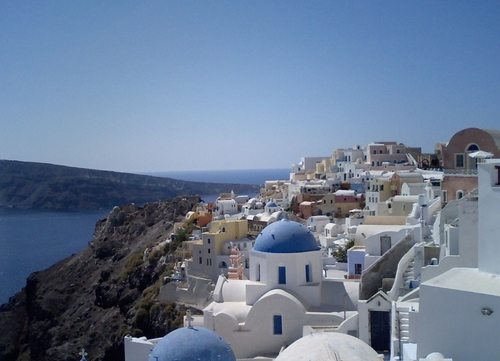
#> input picture data/sample.jpg, 500 x 361 px
$ python cv_image.py
#> lines starting #> are read from the running program, lines starting #| are printed output that depends on the picture; after the words box and inside, x2 and y2 are one past the last pixel; in counts of white or black regions, pixels touching at a corner belong together
### py/mycvmod.py
#!/usr/bin/env python
# -*- coding: utf-8 -*-

import cv2

class MyCv():
    def __init__(self):
        pass

    def hconcat(self, img_list, itp=cv2.INTER_CUBIC):
        l = []
        for i in img_list:
            if len(i.shape) == 3:
                l.append(i)
            else:
                bgr = cv2.cvtColor(i, cv2.COLOR_GRAY2BGR)
                l.append(bgr)
        h_min = min(i.shape[0] for i in l)
        img_list_resize = [cv2.resize(i, (int(i.shape[1] * h_min / i.shape[0]), h_min), interpolation=itp) for i in l]
        return cv2.hconcat(img_list_resize)

    def vconcat(self, img_list, itp=cv2.INTER_CUBIC):
        w_min = min(i.shape[1] for i in img_list)
        img_list_resize = [cv2.resize(i, (w_min, int(i.shape[0] * w_min / i.shape[1])), interpolation=itp) for i in img_list]
        return cv2.vconcat(img_list_resize)

    def tile(self, img_list_2d, itp=cv2.INTER_CUBIC):
        img_list_v = [self.hconcat(img_list_h, itp) for img_list_h in img_list_2d]
        return self.vconcat(img_list_v, itp)

### py/cv_image.py
#!/usr/bin/env python
# -*- coding: utf-8 -*-
# *memo_py.cv2*

import sys
import cv2
import numpy as np
import mycvmod

def f_image(fname):
#> called with fname = '../data/sample.jpg'
    img = cv2.imread(fname)
#> img is the input picture: shape (361, 500, 3); mean B, G, R 148, 123.1, 105.6
    if len(img.shape) == 3:
        height, width, channels = img.shape[:3]
#> height = 361; width = 500; channels = 3
    else:
        height, width = img.shape[:2]
        channels = 1
    print("shape={}".format(img.shape))
#| shape=(361, 500, 3)
    print("height={}".format(height))
#| height=361
    print("width={}".format(width))
#| width=500
    print("channels={}".format(channels))
#| channels=3
    print("dtype={}".format(img.dtype))
#| dtype=uint8
    print("type={}".format(type(img)))
#| type=<class 'numpy.ndarray'>

def f_resize(fname):
#> called with fname = '../data/sample.jpg'
    img = cv2.imread(fname)
    h = img.shape[0]
#> h = 361
    w = img.shape[1]
#> w = 500
    print("h, w={}, {}".format(h, w))
#| h, w=361, 500
    img2 = cv2.resize(img, (int(0.5*w), int(0.5*h)))
    cv2.imshow("resize", img2)

def f_blur(fname):
#> called with fname = '../data/sample.jpg'
    img = cv2.imread(fname)
    img_blur = cv2.blur(img, (7, 7))
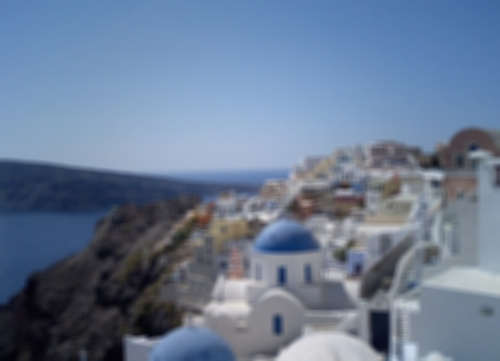
#> img_blur: shape (361, 500, 3); mean B, G, R 148, 123.1, 105.6
    img_gauss = cv2.GaussianBlur(img, (7, 7), 0)
    img_median = cv2.medianBlur(img, 7)
    img_bf = cv2.bilateralFilter(img, 9, 75, 75)
    img_out = img - img_gauss
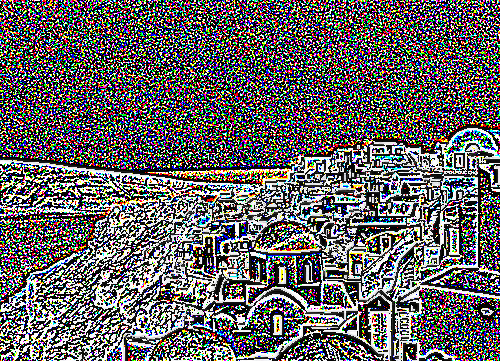
#> img_out: shape (361, 500, 3); mean B, G, R 100.9, 99.6, 102.4
    img_edge = cv2.Canny(img, 100, 200)
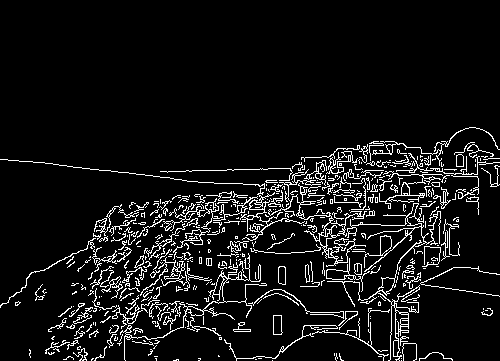
#> img_edge: shape (361, 500); 7.9% white in thin lines or dots, all inside (x1, y1, x2, y2) = (0, 127, 500, 361)

    mycv = mycvmod.MyCv()
    img_all = mycv.tile([
        [img, img_blur, img_gauss],
        [img_median, img_bf, img_edge]
        ])
#> call 2 of hconcat, with itp = 2
#> after the loop in hconcat (call 2), `for i in img_list:`: l = 3 items
#> in hconcat (call 2), `h_min = min(i.shape[0] for i in l)`: h_min = 361
#> in hconcat (call 2), `img_list_resize = [cv2.resize(i, (int(i.shape[1] * h_min / i.shape[0])..`: img_list_resize = 3 items
#> in hconcat (call 2), `return cv2.hconcat(img_list_resize)`:
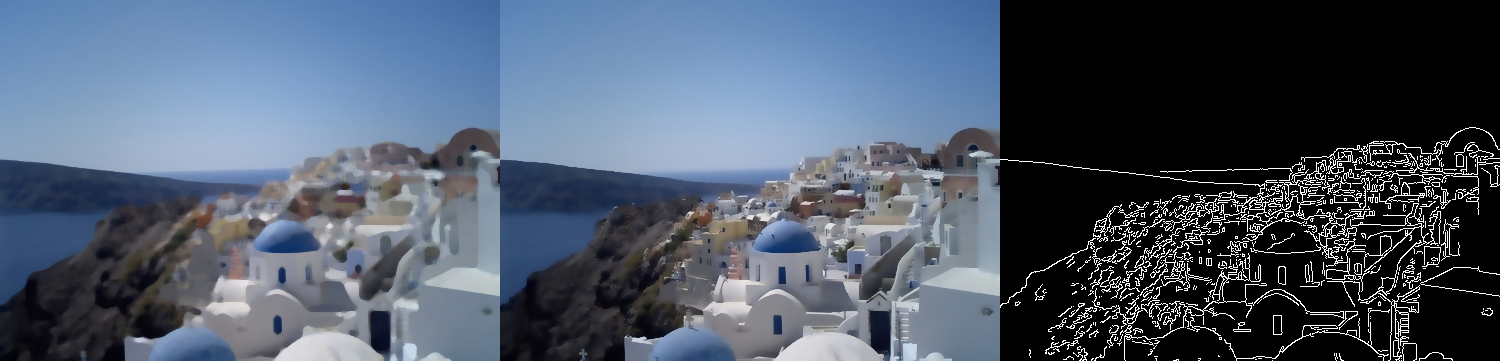
#> returned value: shape (361, 1500, 3); mean of channels 0, 1, 2 105.2, 88.7, 77.1; drawn as B, G, R
#> in tile, `img_list_v = [self.hconcat(img_list_h, itp) for img_list_h in img_list..`: img_list_v = 2 items
#> in vconcat, `w_min = min(i.shape[1] for i in img_list)`: w_min = 1500
#> in vconcat, `img_list_resize = [cv2.resize(i, (w_min, int(i.shape[0] * w_min / i.sh..`: img_list_resize = 2 items
#> in vconcat, `return cv2.vconcat(img_list_resize)`:
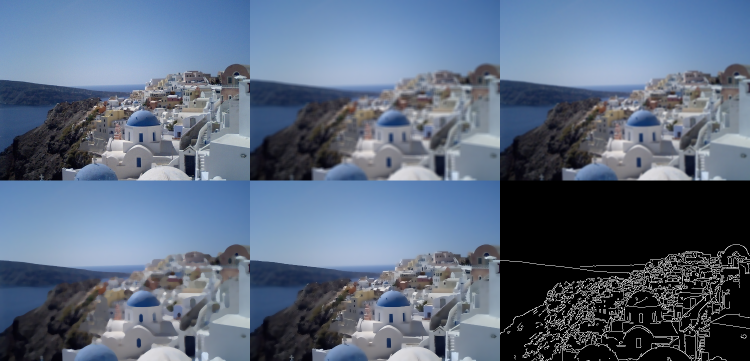
#> returned value: shape (722, 1500, 3) (shown at 1/2 size); mean of channels 0, 1, 2 126.6, 105.9, 91.4; drawn as B, G, R
    cv2.imwrite("_img_all.jpg", img_all)
    cv2.imshow("all", img_all)

def f_cvt(fname):
#> called with fname = '../data/sample.jpg'
    img = cv2.imread(fname)
    img_rgb = cv2.cvtColor(img, cv2.COLOR_BGR2RGB)
    img_lab = cv2.cvtColor(img, cv2.COLOR_BGR2LAB)
#> img_lab: shape (361, 500, 3); mean of channels 0, 1, 2 128.9, 128.4, 112.8
    img_gray = cv2.cvtColor(img, cv2.COLOR_BGR2GRAY)
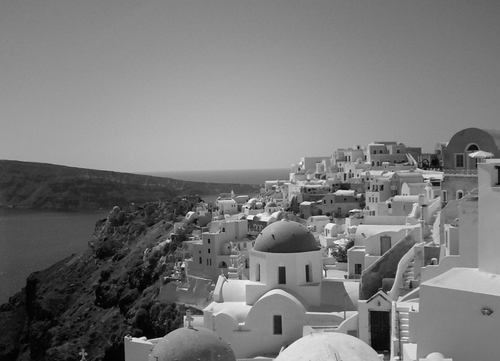
#> img_gray: shape (361, 500); min 1, max 253, mean 120.7

    mycv = mycvmod.MyCv()
    img_cvt = mycv.tile([
        [img_rgb, img_lab, img_gray]
        ])
#> call 3 of hconcat, with itp = 2
#> in hconcat (call 3), `return cv2.hconcat(img_list_resize)`:
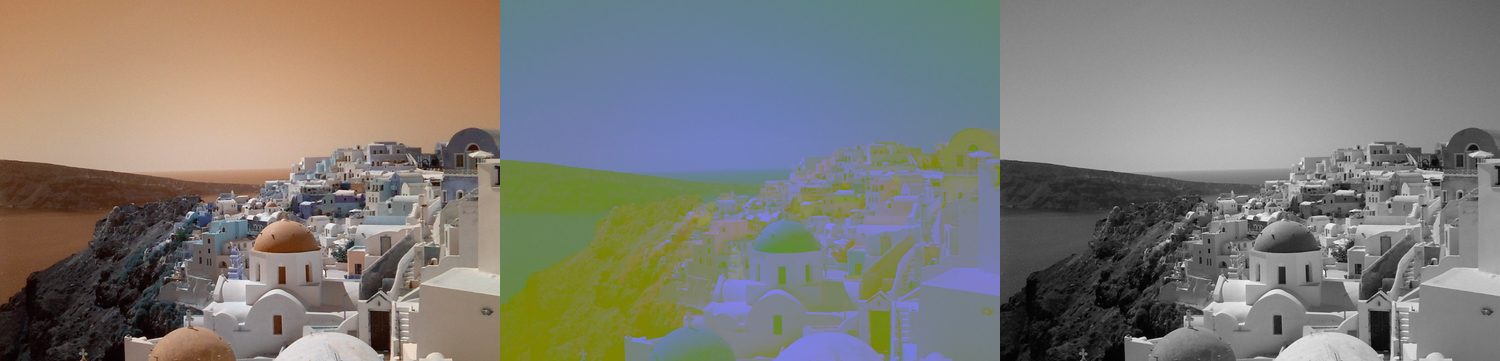
#> returned value: shape (361, 1500, 3); mean of channels 0, 1, 2 118.4, 124.1, 127.2; drawn as B, G, R
    cv2.imshow("cvt", img_cvt)

def f_np(fname):
    with open(fname, "rb") as f:
        binary = f.read()
    ar = np.asarray(bytearray(binary), dtype=np.uint8)
    img = cv2.imdecode(ar, -1)
    cv2.imshow("np", img)

fname = "../data/sample.jpg"

f_image(fname)
f_resize(fname)
f_blur(fname)
f_cvt(fname)
f_np(fname)

cv2.waitKey()
